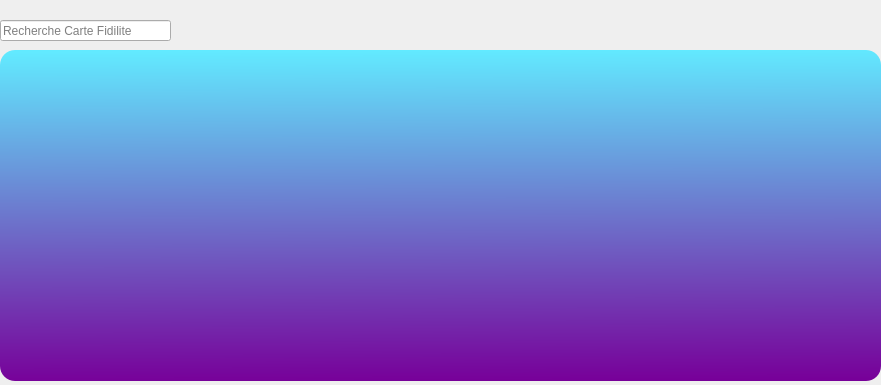
        <widget class="QWidget" name="page_5">
         <property name="geometry">
          <rect>
           <x>0</x>
           <y>0</y>
           <width>881</width>
           <height>385</height>
          </rect>
         </property>
         <attribute name="label">
          <string>CLIENT</string>
         </attribute>
         <widget class="QTableView" name="AfficherClient2">
          <property name="geometry">
           <rect>
            <x>0</x>
            <y>50</y>
            <width>881</width>
            <height>331</height>
           </rect>
          </property>
          <property name="styleSheet">
           <string notr="true">/*background-color:#C70039;
color:white;*/

background : qlineargradient(spread:pad, x1:0.467, y1:0, x2:0.482, y2:1, stop:0 rgba(98, 234, 255, 255), stop:1 rgba(119, 0, 153, 255));
border-radius:15px;
color:black;
</string>
          </property>
         </widget>
         <widget class="QLineEdit" name="recherchecase_4">
          <property name="geometry">
           <rect>
            <x>0</x>
            <y>20</y>
            <width>171</width>
            <height>21</height>
           </rect>
          </property>
          <property name="placeholderText">
           <string>Recherche Carte Fidilite</string>
          </property>
         </widget>
         <widget class="QLabel" name="label_52">
          <property name="geometry">
           <rect>
            <x>606</x>
            <y>0</y>
            <width>51</width>
            <height>51</height>
           </rect>
          </property>
          <property name="text">
           <string/>
          </property>
          <property name="pixmap">
           <pixmap>../ProjetQT_Image/rechercher.png</pixmap>
          </property>
         </widget>
        </widget>
